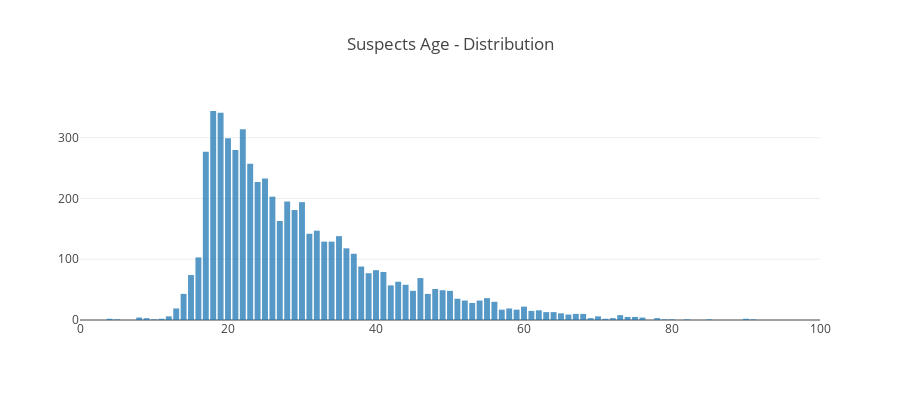

Notebook code cell kept with this figure:
### Code cell
init_notebook_mode(connected=True)
trace1 = go.Bar(x=list(suspect_age_groups.keys()), y=list(suspect_age_groups.values()), opacity=0.75, name="month", marker=dict(color='rgba(213, 146, 229)'))
layout = dict(height=400, title='Suspects Age - Distribution', xaxis=dict(range=[0, 100]), legend=dict(orientation="h"));
fig = go.Figure(data=[trace1], layout=layout)
iplot(fig)

### Figure 1 — Plotly figure (JSON) as saved in the notebook; plotly's stock layout.template omitted (floating-point values rounded to 4 significant figures)
{"data": [{"marker": {"color": "rgba(213, 146, 229)"}, "name": "month", "opacity": 0.75, "type": "bar", "uid": "e997dbee-9e79-11e8-a84e-8c859013fb00", "x": ["24", "25", "26", "27", "20", "21", "22", "23", "28", "29", "4", "8", "59", "58", "55", "54", "57", "56", "51", "50", "53", "52", "88", "89", "82", "80", "81", "86", "87", "84", "85", "3", "7", "39", "38", "33", "32", "31", "30", "37", "36", "35", "34", "60", "61", "62", "63", "64", "65", "66", "67", "68", "69", "6", "91", "90", "93", "11", "10", "13", "12", "15", "14", "17", "16", "19", "18", "48", "49", "46", "47", "44", "45", "42", "43", "40", "41", "5", "9", "77", "76", "75", "74", "73", "72", "71", "70", "79", "78"], "y": [227, 233, 203, 163, 299, 280, 314, 257, 195, 181, 2, 4, 17, 19, 36, 32, 17, 30, 35, 48, 28, 32, 0, 0, 1, 1, 0, 0, 0, 0, 1, 0, 0, 77, 88, 129, 147, 142, 194, 109, 118, 138, 129, 22, 15, 16, 13, 13, 11, 9, 10, 10, 3, 0, 1, 2, 0, 2, 1, 19, 6, 74, 43, 277, 103, 341, 344, 51, 49, 69, 43, 58, 48, 57, 63, 82, 79, 1, 3, 0, 4, 5, 5, 8, 3, 2, 6, 1, 3]}], "layout": {"height": 400, "legend": {"orientation": "h"}, "title": "Suspects Age - Distribution", "xaxis": {"range": [0, 100]}}}
